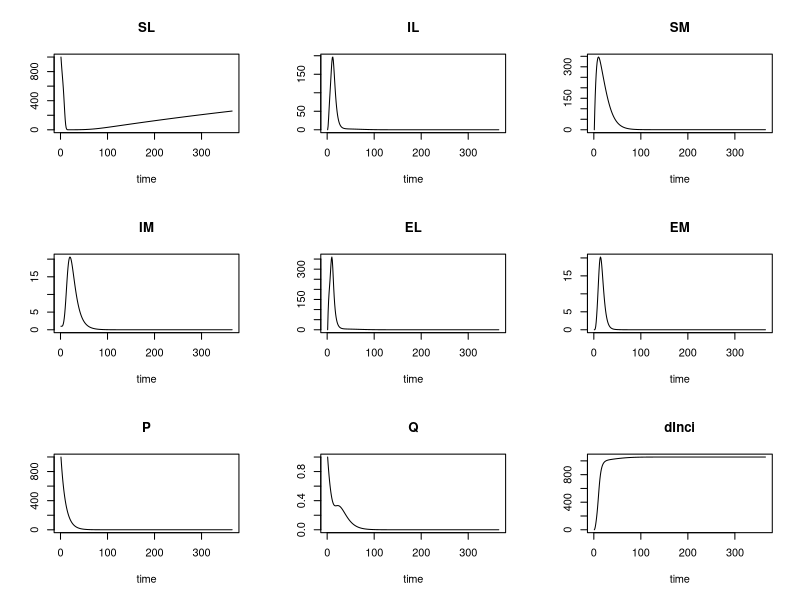

Here is the R script that generated this plot:
library(deSolve)
library(ggplot2)
library(reshape2)
library(gridExtra)

# function for a simple mosquito borne disease
SEIRMosVec = function(time, state, parms) {
  with(as.list(c(state, parms)), {
    # infection in mosquitoes
    dP = b1*(NM-q1*IM)- theta*P #susceptible
    dQ = b1*q1*IM-theta*Q         #Infected Egg
    dSM = theta*P - (BML*SM*IL)/NL - muM * SM
    dEM = (BML*SM*IL)/NL - alphaM*EM-muM*EM
    dIM = theta*Q + alphaM*EM - muM * IM
    
    # infection in livestocks
    dSL = NL*muL - (BLM*SL*IM)/NM - muL * SL
    dEL=(BLM*SL*IM)/NM-alphaL*EL-muL*EL
    dIL = alphaL*EL - gamma*IL - muL*IL - dL*IL
    dInci = alphaL*EL

    list(c(dSL,dIL, dSM, dIM, dEL, dEM, dP, dQ, dInci))
  })
}

######################
# State Variables    #
######################
#Egg
P = 999;
Q = 1;
#Mosquito
NM=1; IM=1; SM=NM-IM;
EM= 0;
#Livestock
NL=1000; IL =0; 
EL=0;
SL=NL-IL-EL;


######################
# Parameters         #
######################
#Mosquito
b1 = 1/30;       #number of eggs laid per day
q1 = .05;        #transovarial transmission rate
theta = (1/10);  #maturation rate
alphaM = 1/6;    #transition from exposed to infected mosquitos
muM = 1/10;      #Mosquito death rate, 1 week life span for mosquito
BML = .1         #transmission rate to mosquito from livestock

#Livestock
alphaL=(1/4);     #transition from exposed to infected livestock
muL= (1/1000);    #livestock death rate, life span: 10 yr
gamma= (1/3);     # recovery rate livestock, infectious period: 7 days
#vL=NL*muL;       #birth rate livestock
BLM= .1           #transmission rate to livestock from mosquito
dL = .07          #death rate in livestock due to RVF

parameters = c(muL = muL, muM = muM, 
               gamma = gamma, alphaL = alphaL, alphaM = alphaM, 
               theta = theta, b1 = b1, q1 = q1, dL = dL, BML = BML, BLM = BLM)

state = c(SL = SL, IL = IL, SM = SM,IM = IM, EL = EL, EM = EM, P = P, Q = Q, dInci = 0)

times=1:(365*1); # months

######################
# Simulation         #
######################
sim=ode(y=state,times=times,func=SEIRMosVec,parms = parameters)



######################
# Plots              #
######################
plot(sim)
